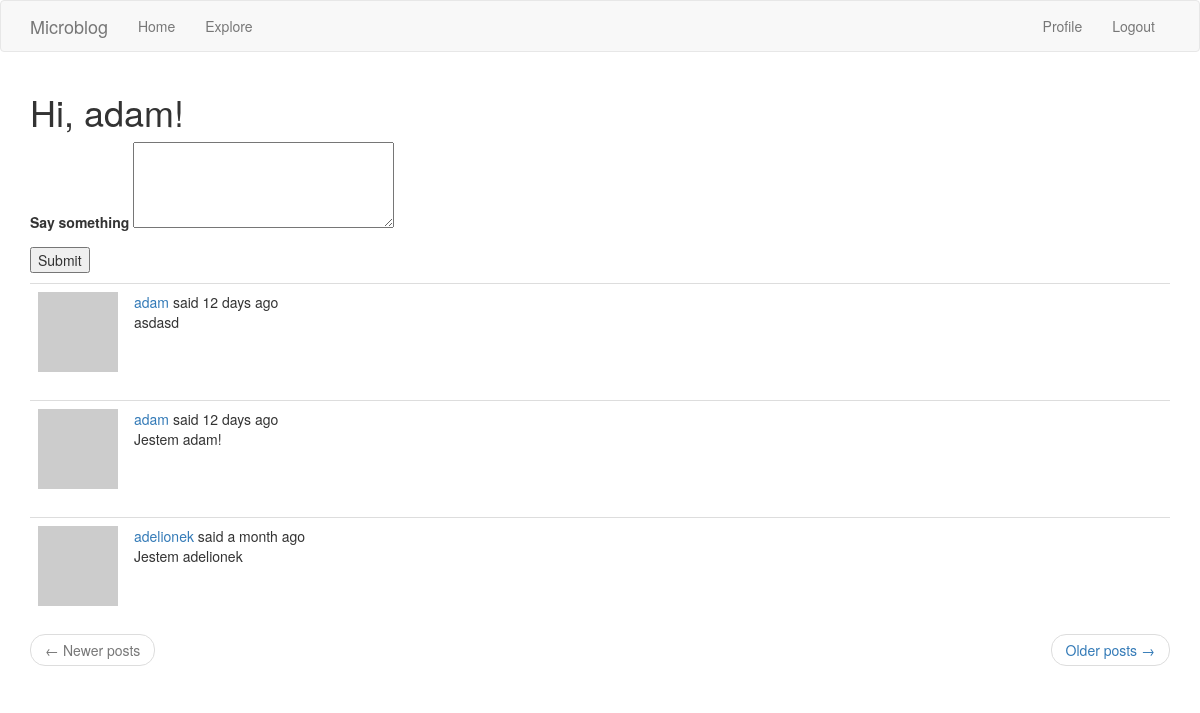
/index (signed in), run on the app's committed database.
### app/models.py (models this page shows, shortened)
class User(db.Model, UserMixin):
    id = db.Column(db.Integer, primary_key=True)
    username = db.Column(db.String(64), index=True, unique=True)
    email = db.Column(db.String(120), index=True, unique=True)
    password_hash = db.Column(db.String(128))
    posts = db.relationship('Post', backref='author', lazy='dynamic')
    about_me = db.Column(db.String(140))
    last_seen = db.Column(db.DateTime, default=datetime.utcnow)
    followed = db.relationship(
        'User', secondary=followers,
        primaryjoin=(followers.c.follower_id == id),
        secondaryjoin=(followers.c.followed_id == id),
        backref=db.backref('followers', lazy='dynamic'), lazy='dynamic') # user1.follow(user2) -->  user2.followers()
    def avatar(self, size):
        digest = md5(self.email.lower().encode('utf-8')).hexdigest()
        return 'https://www.gravatar.com/avatar/{}?d=identicon&s={}'.format(digest, size)
    def followed_posts(self):
        followed = Post.query.join(
            followers, (followers.c.followed_id == Post.user_id)).filter(
                followers.c.follower_id == self.id)
        own = Post.query.filter_by(user_id=self.id)
        return followed.union(own).order_by(Post.timestamp.desc())

class Post(db.Model):
    id = db.Column(db.Integer, primary_key=True)
    body = db.Column(db.String(140))
    timestamp = db.Column(db.DateTime, index=True, default=datetime.utcnow)
    user_id = db.Column(db.Integer, db.ForeignKey('user.id'))

### app/routes.py (the view)
@app.route('/', methods=['GET', 'POST'])
@app.route('/index', methods=['GET', 'POST'])
@login_required
def index():
    form = PostForm()
    if form.validate_on_submit():
        post = Post(body=form.post.data, author=current_user)
        db.session.add(post)
        db.session.commit()
        flash('Your post is now live!')
        return redirect(url_for('index'))
    page = request.args.get('page', 1, type=int)
    posts = current_user.followed_posts().paginate(
        page, app.config['POSTS_PER_PAGE'], False
    )
    next_url = url_for('index', page=posts.next_num) \
        if posts.has_next else None
    prev_url = url_for('index', page=posts.prev_num) \
        if posts.has_prev else None
    return render_template('index.html', title='Home', posts=posts.items, form=form, next_url=next_url,
                           prev_url=prev_url)

### app/forms.py
class PostForm(FlaskForm):
    post = TextAreaField('Say something', validators=[
        DataRequired(),
        Length(min=1, max=140)
    ])
    submit = SubmitField('Submit')

### app/models.py (called while the page is built)
@login.user_loader  # callback for current_user
def load_user(id):
    return User.query.get(int(id))  # puts the user in db session, gets it by primary key

### app/routes.py (called while the page is built)
@app.before_request
def before_request():
    if current_user.is_authenticated:
        current_user.last_seen = datetime.utcnow()
        db.session.commit()

### app/Templates/index.html (shortened to what this page needs)
{% extends "base.html" %}
{% block app_content %}
    <h1>Hi, {{ current_user.username }}!</h1>
    {% if form %}
    <form action="" method="post">
        <p>
            {{ form.post.label }}
            {{ form.post(cols=32, rows=4) }}<br>
        </p>
        <p>{{ form.submit() }}</p>
    </form>
    {% endif %}
    {% for post in posts %}
            {% include '_post.html' %}
    {% endfor %}
    <nav aria-label="...">
        <ul class="pager">
            <li class="previous{% if not prev_url %} disabled{% endif %}">
                <a href="{{ prev_url or '#' }}">
                    <span aria-hidden="true">&larr;</span> Newer posts
                </a>
            </li>
            <li class="next{% if not next_url %} disabled{% endif %}">
                <a href="{{ next_url or '#' }}">
                    Older posts <span aria-hidden="true">&rarr;</span>
                </a>
            </li>
        </ul>
    </nav>
{% endblock %}

### app/Templates/_post.html (shortened to what this page needs)
<table class="table table-hover">
    <tr>
        <td width="70px">
            <a href="{{ url_for('user', username=post.author.username)}}">
                <img src="{{ post.author.avatar(36) }}">
            </a>
        </td>
        <td>
            <a href="{{ url_for('user', username=post.author.username)}}">
                {{ post.author.username }}
            </a>
            said {{ moment(post.timestamp).fromNow() }}
            <br>
            {{ post.body }}
        </td>
    </tr>
</table>

### data on the page
User: username "adam"
Post: author.username "adam", timestamp "12 days ago", body "asdasd"
Post: author.username "adam", timestamp "12 days ago", body "Jestem adam!"
Post: author.username "adelionek", timestamp "a month ago", body "Jestem adelionek"
